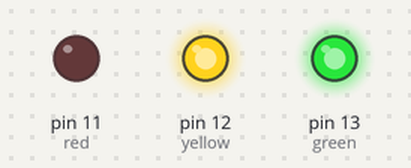
This program was run on a simulated Raspberry Pi (header pin numbers). On the bench: output pins drawn as LEDs (lit = HIGH).

Above: at 1.0 s.
At 3.0 s:
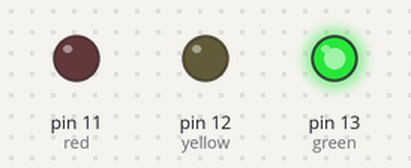
At 5.0 s:
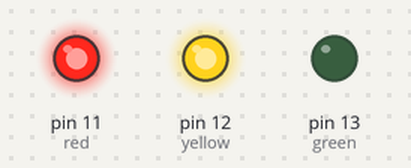
At 7.0 s:
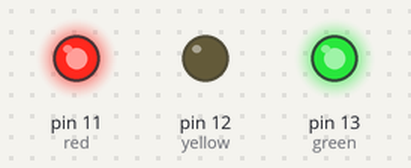
Timing chart, 0 to 10.4 s (numbered marks = the images above):
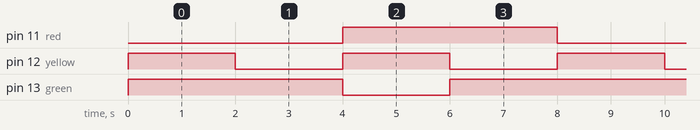

Measured:
- by itself, pin 11 (red): alternates HIGH for 4.0 s and LOW for 4.0 s
- by itself, pin 12 (yellow): alternates HIGH for 2.0 s and LOW for 2.0 s
- by itself, pin 13 (green): repeats every 8.0 s: LOW 2.0 s, HIGH 6.0 s

The program:

TrafficLights.py
```python
'''
Created on 10 Nov 2012

@author: Jamie
'''
import RPi.GPIO as GPIO
from time import sleep

red=11
yellow=12
green=13

GPIO.setwarnings(False)
GPIO.setmode(GPIO.BOARD)
GPIO.setup (red, GPIO.OUT)
GPIO.setup (yellow, GPIO.OUT)
GPIO.setup (green, GPIO.OUT)

try:
    while True:
        GPIO.output (red, False)
        GPIO.output (yellow, True)
        GPIO.output (green, True)
        sleep(2)
        GPIO.output (red, False)
        GPIO.output (yellow, False)
        GPIO.output (green, True)
        sleep(2)
        GPIO.output (red, True)
        GPIO.output (yellow, True)
        GPIO.output (green, False)
        sleep(2)
        GPIO.output (red, True)
        GPIO.output (yellow, False)
        GPIO.output (green, True)
        sleep(2)
except KeyboardInterrupt:
    GPIO.output (red, True)
    GPIO.output (yellow, True)
    GPIO.output (green, True)
```
